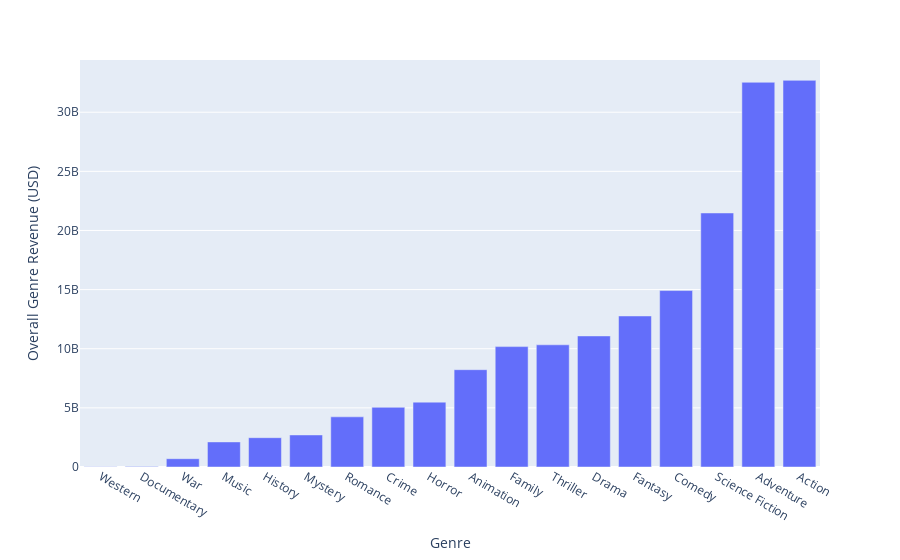

The notebook cell saved with this chart:
### Code cell
fig = px.bar(genres_df, x='Genre', y='Overall Genre Revenue',
             hover_data=['Genre Revenue per Movie', 'Number of Movies'],
             labels={'Genre Revenue per Movie': 'Genre Revenue per Movie (USD)',
                     'Overall Genre Revenue': 'Overall Genre Revenue (USD)'},
             )
fig.show()

### Figure 1 — Plotly figure (JSON) as saved in the notebook; plotly's stock layout.template omitted (floating-point values rounded to 4 significant figures)
{"data": [{"alignmentgroup": "True", "customdata": [[10293113, 3], [6182000.0, 8], [100158760, 7], [132600000.0, 16], [91810000.0, 27], [84678675, 32], [96390000.0, 44], [107400000.0, 47], [89900000.0, 61], [200700000.0, 41], [195800000.0, 52], [109900000.0, 94], [81490000.0, 136], [236500000.0, 54], [128600000.0, 116], [421200000.0, 51], [357500000.0, 91], [320500000.0, 102]], "hovertemplate": "Genre=%{x}<br>Overall Genre Revenue (USD)=%{y}<br>Genre Revenue per Movie (USD)=%{customdata[0]}<br>Number of Movies=%{customdata[1]}<extra></extra>", "legendgroup": "", "marker": {"color": "#636efa", "pattern": {"shape": ""}}, "name": "", "offsetgroup": "", "orientation": "v", "showlegend": false, "textposition": "auto", "type": "bar", "x": ["Western", "Documentary", "War", "Music", "History", "Mystery", "Romance", "Crime", "Horror", "Animation", "Family", "Thriller", "Drama", "Fantasy", "Comedy", "Science Fiction", "Adventure", "Action"], "xaxis": "x", "y": [30879339, 49455467, 701111320, 2121129975, 2478856803, 2709717600, 4241079667, 5048033135, 5484188981, 8228963545, 10180339688, 10332662472, 11083020534, 12770224051, 14919743909, 21480331939, 32530527488, 32694389153], "yaxis": "y"}], "layout": {"barmode": "relative", "legend": {"tracegroupgap": 0}, "margin": {"t": 60}, "xaxis": {"anchor": "y", "domain": [0, 1], "title": {"text": "Genre"}}, "yaxis": {"anchor": "x", "domain": [0, 1], "title": {"text": "Overall Genre Revenue (USD)"}}}}
